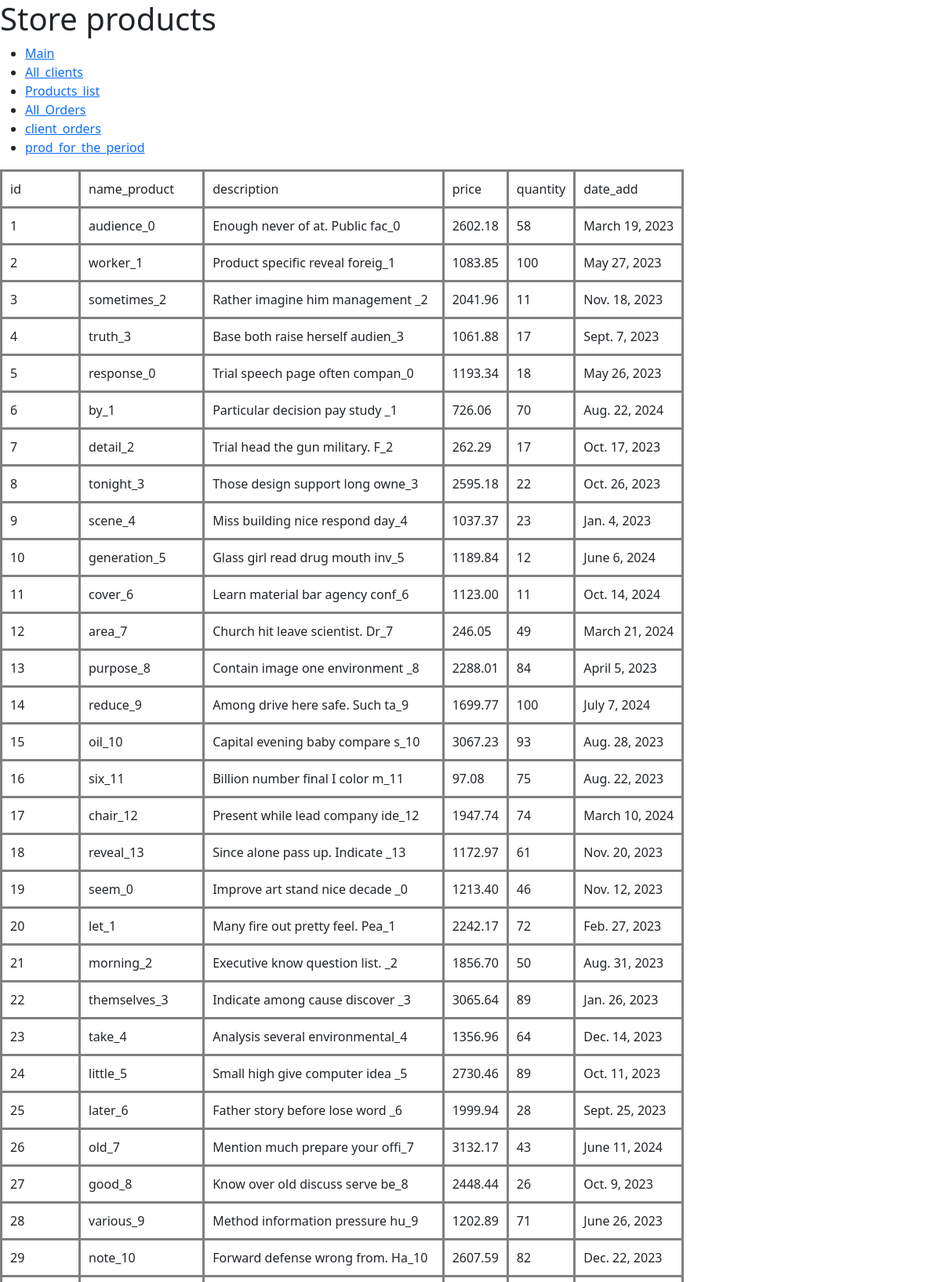
Page /hw3/get_products/ (upper part) on the committed database.
### myhwapp3/models.py (models this page shows, shortened)
class Product(models.Model):
    name_product = models.CharField(max_length=100)
    description = models.TextField()
    price = models.DecimalField(max_digits=6, decimal_places=2)
    quantity = models.IntegerField(default=0)
    date_add = models.DateField()

### myhwapp3/views.py (the view)
# urls.py: path('get_products/', views.get_products, name='get_products'),
def get_products(request):
    logger.info(f'{request} request received')
    products = Product.objects.all()
    context = {'title': 'Store products ',
               'items': products}
    return render(request, 'myhwapp3/products_list.html', context)

### myhwapp3/templates/myhwapp3/products_list.html (shortened to what this page needs)
{% extends 'myhwapp3/base.html' %}
{% block title %}
<h1 class="h1_header">{{ title }}</h1>
{% endblock %}
    {% block content %}
    <table style="border-collapse: collapse, width: 900px">
        <tr>
            <td style="border: 3px solid gray; padding: 10px; ">id</td>
            <td style="border: 3px solid gray; padding: 10px">name_product</td>
            <td style="border: 3px solid gray; padding: 10px">description</td>
            <td style="border: 3px solid gray; padding: 10px">price</td>
            <td style="border: 3px solid gray; padding: 10px">quantity</td>
            <td style="border: 3px solid gray; padding: 10px">date_add</td>
        </tr>
        {% for item in items %}
        <tr>
            <td style="border: 3px solid gray; padding: 10px; width: 100px">{{ item.id }}</td>
            <td style="border: 3px solid gray; padding: 10px">{{ item.name_product }}</td>
            <td style="border: 3px solid gray; padding: 10px">{{ item.description }}</td>
            <td style="border: 3px solid gray; padding: 10px">{{ item.price }}</td>
            <td style="border: 3px solid gray; padding: 10px">{{ item.quantity }}</td>
            <td style="border: 3px solid gray; padding: 10px">{{ item.date_add }}</td>
        </tr>
        {% endfor %}
    </table>
</div>
{% endblock %}

### rows in the picture
Product: id "1", name_product "audience_0", description "Enough never of at. Public fac_0", price "2602.18", quantity "58", date_add "March 19, 2023"
Product: id "2", name_product "worker_1", description "Product specific reveal foreig_1", price "1083.85", quantity "100", date_add "May 27, 2023"
Product: id "3", name_product "sometimes_2", description "Rather imagine him management _2", price "2041.96", quantity "11", date_add "Nov. 18, 2023"
Product: id "4", name_product "truth_3", description "Base both raise herself audien_3", price "1061.88", quantity "17", date_add "Sept. 7, 2023"
Product: id "5", name_product "response_0", description "Trial speech page often compan_0", price "1193.34", quantity "18", date_add "May 26, 2023"
Product: id "6", name_product "by_1", description "Particular decision pay study _1", price "726.06", quantity "70", date_add "Aug. 22, 2024"
Product: id "7", name_product "detail_2", description "Trial head the gun military. F_2", price "262.29", quantity "17", date_add "Oct. 17, 2023"
Product: id "8", name_product "tonight_3", description "Those design support long owne_3", price "2595.18", quantity "22", date_add "Oct. 26, 2023"
Product: id "9", name_product "scene_4", description "Miss building nice respond day_4", price "1037.37", quantity "23", date_add "Jan. 4, 2023"
Product: id "10", name_product "generation_5", description "Glass girl read drug mouth inv_5", price "1189.84", quantity "12", date_add "June 6, 2024"
Product: id "11", name_product "cover_6", description "Learn material bar agency conf_6", price "1123.00", quantity "11", date_add "Oct. 14, 2024"
Product: id "12", name_product "area_7", description "Church hit leave scientist. Dr_7", price "246.05", quantity "49", date_add "March 21, 2024"
Product: id "13", name_product "purpose_8", description "Contain image one environment _8", price "2288.01", quantity "84", date_add "April 5, 2023"
Product: id "14", name_product "reduce_9", description "Among drive here safe. Such ta_9", price "1699.77", quantity "100", date_add "July 7, 2024"
Product: id "15", name_product "oil_10", description "Capital evening baby compare s_10", price "3067.23", quantity "93", date_add "Aug. 28, 2023"
Product: id "16", name_product "six_11", description "Billion number final I color m_11", price "97.08", quantity "75", date_add "Aug. 22, 2023"
Product: id "17", name_product "chair_12", description "Present while lead company ide_12", price "1947.74", quantity "74", date_add "March 10, 2024"
Product: id "18", name_product "reveal_13", description "Since alone pass up. Indicate _13", price "1172.97", quantity "61", date_add "Nov. 20, 2023"
Product: id "19", name_product "seem_0", description "Improve art stand nice decade _0", price "1213.40", quantity "46", date_add "Nov. 12, 2023"
Product: id "20", name_product "let_1", description "Many fire out pretty feel. Pea_1", price "2242.17", quantity "72", date_add "Feb. 27, 2023"
Product: id "21", name_product "morning_2", description "Executive know question list. _2", price "1856.70", quantity "50", date_add "Aug. 31, 2023"
Product: id "22", name_product "themselves_3", description "Indicate among cause discover _3", price "3065.64", quantity "89", date_add "Jan. 26, 2023"
Product: id "23", name_product "take_4", description "Analysis several environmental_4", price "1356.96", quantity "64", date_add "Dec. 14, 2023"
Product: id "24", name_product "little_5", description "Small high give computer idea _5", price "2730.46", quantity "89", date_add "Oct. 11, 2023"
Product: id "25", name_product "later_6", description "Father story before lose word _6", price "1999.94", quantity "28", date_add "Sept. 25, 2023"
Product: id "26", name_product "old_7", description "Mention much prepare your offi_7", price "3132.17", quantity "43", date_add "June 11, 2024"
Product: id "27", name_product "good_8", description "Know over old discuss serve be_8", price "2448.44", quantity "26", date_add "Oct. 9, 2023"
Product: id "28", name_product "various_9", description "Method information pressure hu_9", price "1202.89", quantity "71", date_add "June 26, 2023"
Product: id "29", name_product "note_10", description "Forward defense wrong from. Ha_10", price "2607.59", quantity "82", date_add "Dec. 22, 2023"
